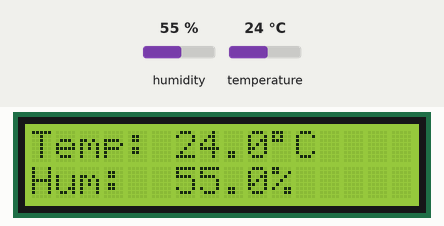
A sketch run on a simulated Arduino Uno, built with avr-gcc and run on an emulated ATmega328P. On the bench: 16×2 character LCD. Inputs (shaded band) come from the test bench; at power-on: humidity 55 %, temperature 24 °C. What the sketch prints to the serial monitor is not drawn.

Above: at 6.3 s.
6.4 s: humidity set to 22 %
At 8.2 s:
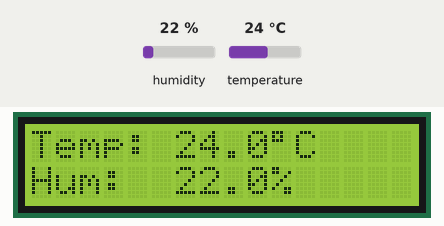
8.9 s: temperature set to 12 °C
At 10.6 s:
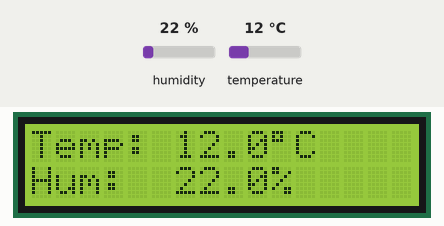
11.1 s: humidity set to 40 %
At 13.0 s:
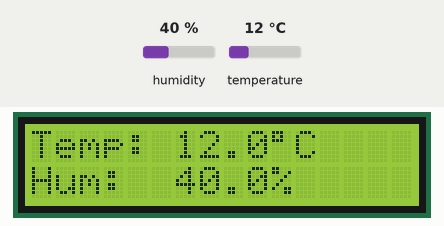
13.3 s: temperature set to 19 °C
At 15.4 s:
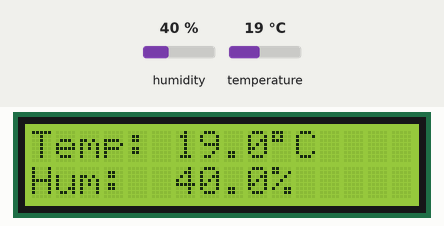
Timing chart, 0 to 16.5 s (numbered marks = the images above; inputs shaded):
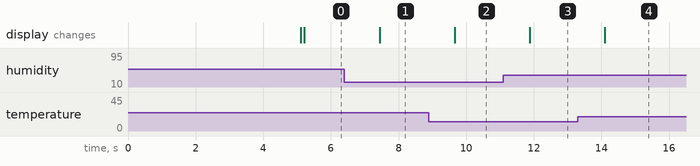

Measured:
- after the input at 6.4 s, the display: changes after 1.0 s (image 1)
- after the input at 8.9 s, the display: changes after 0.76 s (image 2)
- after the input at 11.1 s, the display: changes after 0.78 s (image 3)
- after the input at 13.3 s, the display: changes after 0.80 s (image 4)

The sketch:

temperature-and-humidity-monitor-with-sht40.ino
```cpp
/*
  SHT40 Direct Measurement — Live Temp/Humidity on 16x2 I2C LCD
  Arduino Uno + SHT40 + 16x2 I2C LCD (PCF8574 backpack)

  Simple, no cloud/dashboard: reads the SHT40 directly and prints
  temperature (C) and humidity (%) to a 16x2 character LCD.

  Wiring (Uno):
  - SHT40 SDA   -> Uno A4 (fixed I2C data pin on Uno, no need to define)
  - SHT40 SCL   -> Uno A5 (fixed I2C clock pin on Uno)
  - SHT40 VCC   -> 5V
  - SHT40 GND   -> GND

  - LCD SDA     -> Uno A4 (shared I2C bus)
  - LCD SCL     -> Uno A5 (shared I2C bus)
  - LCD VCC     -> 5V
  - LCD GND     -> GND

  Unlike the ESP32 version, the Uno's I2C pins are fixed at A4 (SDA) and
  A5 (SCL) — you don't set them in code, Wire.begin() uses them automatically.
  Both devices share the same two lines since they sit at different I2C
  addresses (SHT40 defaults to 0x44, LCD backpack usually 0x27 or 0x3F).

  Libraries needed (install via Arduino Library Manager):
  - "Adafruit SHT4x" by Adafruit
  - "LiquidCrystal I2C" by Frank de Brabander (or similar fork)

  Note: the Uno has much less RAM than the ESP32 (2KB vs ~300KB), so keep
  this sketch lean if you extend it later — avoid adding heavy libraries
  (e.g. cloud/WiFi ones don't apply here anyway since Uno has no WiFi).

  Before uploading:
  - Run an I2C scanner sketch once if unsure of your LCD's address
    (0x27 and 0x3F are the two most common) and update LCD_ADDRESS below.
*/

#include <Wire.h>
#include <Adafruit_SHT4x.h>
#include <LiquidCrystal_I2C.h>

#define LCD_ADDRESS 0x27   // change to 0x3F if 0x27 doesn't work
#define LCD_COLS    16
#define LCD_ROWS    2

Adafruit_SHT4x sht4 = Adafruit_SHT4x();
LiquidCrystal_I2C lcd(LCD_ADDRESS, LCD_COLS, LCD_ROWS);

void setup() {
  Serial.begin(9600);
  Wire.begin(); // Uno uses fixed A4 (SDA) / A5 (SCL), no pins to pass

  // --- Init LCD ---
  lcd.init();
  lcd.backlight();
  lcd.clear();
  lcd.setCursor(3,0);
  lcd.print("Tech Trends");
  lcd.setCursor(3,1);
  lcd.print("Shameer");
  delay(5000);
  lcd.clear();
  lcd.setCursor(0, 0);
  lcd.print("SHT40 starting..");

  // --- Init SHT40 ---
  if (!sht4.begin()) {
    Serial.println("SHT40 not found. Check wiring.");
    lcd.clear();
    lcd.setCursor(0, 0);
    lcd.print("SHT40 not found");
    lcd.setCursor(0, 1);
    lcd.print("Check wiring");
    while (1) delay(10);
  }

  // balance accuracy vs power/heat; medium precision is fine for direct display
  sht4.setPrecision(SHT4X_MED_PRECISION);
  sht4.setHeater(SHT4X_NO_HEATER);

  lcd.clear();
  Serial.println("SHT40 + LCD ready.");
}

void loop() {
  sensors_event_t humidity, temp;
  sht4.getEvent(&humidity, &temp); // populates temp and humidity objects

  float tempC = temp.temperature;
  float humidityPct = humidity.relative_humidity;

  Serial.print("Temp: ");
  Serial.print(tempC);
  Serial.print(" C   Humidity: ");
  Serial.print(humidityPct);
  Serial.println(" %");

  lcd.setCursor(0, 0);
  lcd.print("Temp: ");
  lcd.print(tempC, 1);
  lcd.print((char)223); // degree symbol
  lcd.print("C   ");    // trailing spaces to clear leftover digits

  lcd.setCursor(0, 1);
  lcd.print("Hum:  ");
  lcd.print(humidityPct, 1);
  lcd.print("%   ");

  delay(1000); // update every second
}
```
